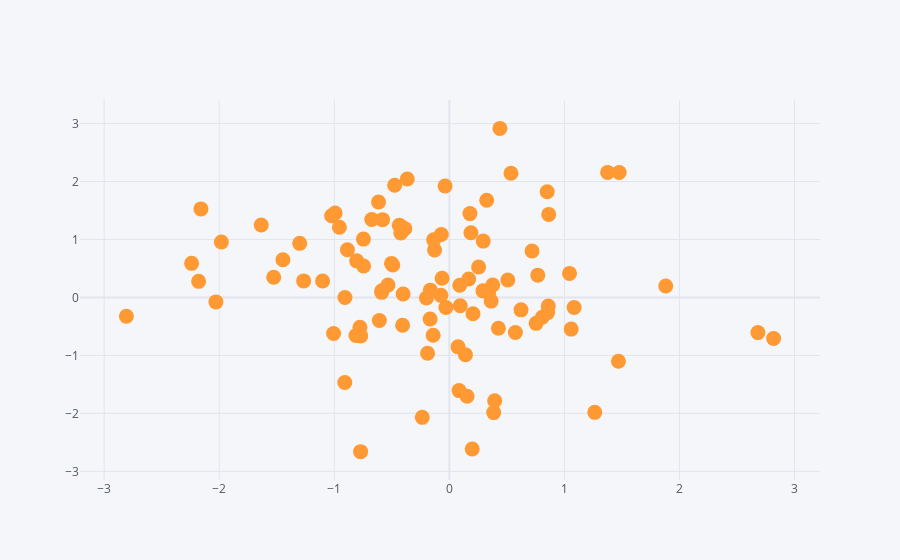

This figure's notebook cell:
### Markdown cell above
## Scatter

### Code cell
df.iplot(kind='scatter',x='A',y='B',mode='markers',size=15)#kind is how you choose what kind of plot,mode makes it dot
